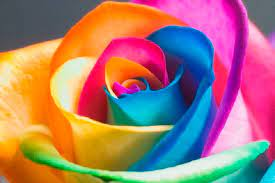
#> input picture image.jfif, 275 x 183 px
$ jupyter execute Opencv.ipynb
#> lines starting #> are read from the running program, lines starting #| are printed output that depends on the picture
[cell 1]
#how to read an image
import cv2

img = cv2.imread("image.jfif")
#> img is the input picture: shape (183, 275, 3); mean B, G, R 113.8, 120.8, 166.5

cv2.imshow("OutputImage",img)

cv2.waitKey(0)
cv2.destroyAllWindows()

[cell 2]
#how to make an image black and white
import cv2

img = cv2.imread("image.jfif",0)
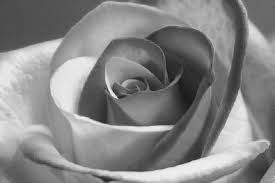
#> img: shape (183, 275); min 21, max 253, mean 133.8

cv2.imshow("OutputImage",img)

cv2.waitKey(0)
cv2.destroyAllWindows()

[cell 3]
#how to findout/ get pixels of image

import cv2

img = cv2.imread("image.jfif",0)

cv2.imshow("OutputImage",img)
print(img.shape)
#| (183, 275)

cv2.waitKey(0)
cv2.destroyAllWindows()

[cell 4]
#how to height of image of image only
import cv2

img = cv2.imread("image.jfif",0)

cv2.imshow("OutputImage",img)
print(img.shape)
#| (183, 275)

print("Height pixel of image:" ,img.shape[0])
#| Height pixel of image: 183

cv2.waitKey(0)
cv2.destroyAllWindows()

[cell 5]
#image rotation

img = cv2.imread("image.jfif")

height,width = img.shape[:2]
#> height = 183; width = 275

rotation_matrix= cv2.getRotationMatrix2D((width/2,height/2),70,0.5)
rotated_image = cv2.warpAffine(img, rotation_matrix,(width,height))
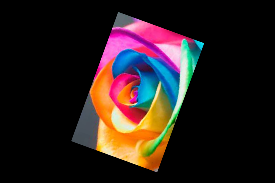
#> rotated_image: shape (183, 275, 3); mean B, G, R 28.5, 30.2, 41.6

cv2.imshow("Original Image",img)
cv2.imshow("Rotated Image",rotated_image)

cv2.waitKey(0)
cv2.destroyAllWindows()
